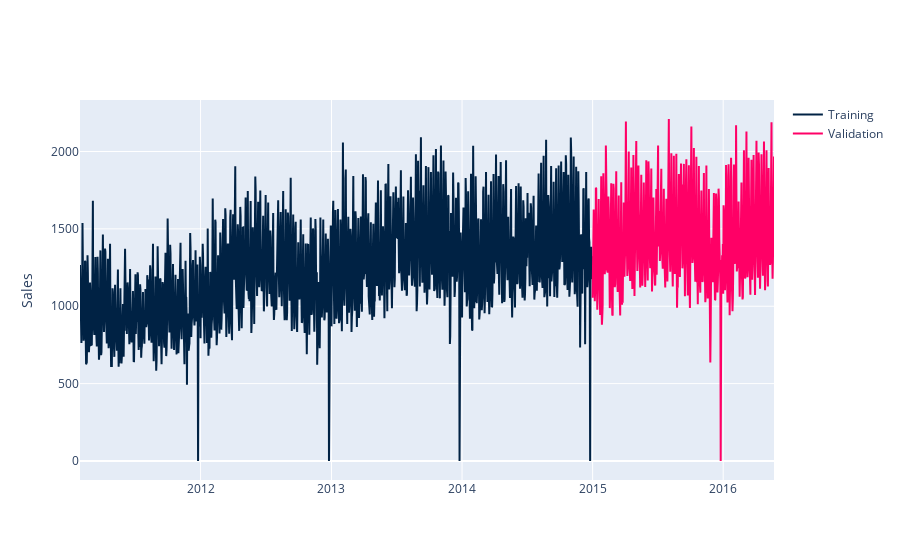

The notebook cell saved with this chart:
### Markdown cell above
Let's split the data: training will be done on 2011-2014 and evaluation on 2015-2016.

### Code cell
split_date = '2015-01-01'
train, valid = df.loc[df['ds'] < split_date], df.loc[df['ds'] >= split_date]

fig = go.Figure()
fig.add_trace(go.Scatter(x=train["ds"], y=train["y"], mode="lines", name='Training', line=dict(color='#002244')))
fig.add_trace(go.Scatter(x=valid["ds"], y=valid["y"], mode="lines", name='Validation', line=dict(color='#ff0066')))
fig.update_layout(yaxis_title='Sales')
fig.show()

### Figure 1 — Plotly figure (JSON) as saved in the notebook; plotly's stock layout.template omitted (floating-point values rounded to 4 significant figures; data arrays with more than 128 entries replaced by an {"elided": "..."} marker saying what was removed)
{"data": [{"line": {"color": "#002244"}, "mode": "lines", "name": "Training", "type": "scatter", "x": {"elided": "1433 str values"}, "y": {"elided": "1433 int values"}}, {"line": {"color": "#ff0066"}, "mode": "lines", "name": "Validation", "type": "scatter", "x": {"elided": "508 str values"}, "y": {"elided": "508 int values"}}], "layout": {"yaxis": {"title": {"text": "Sales"}}}}
